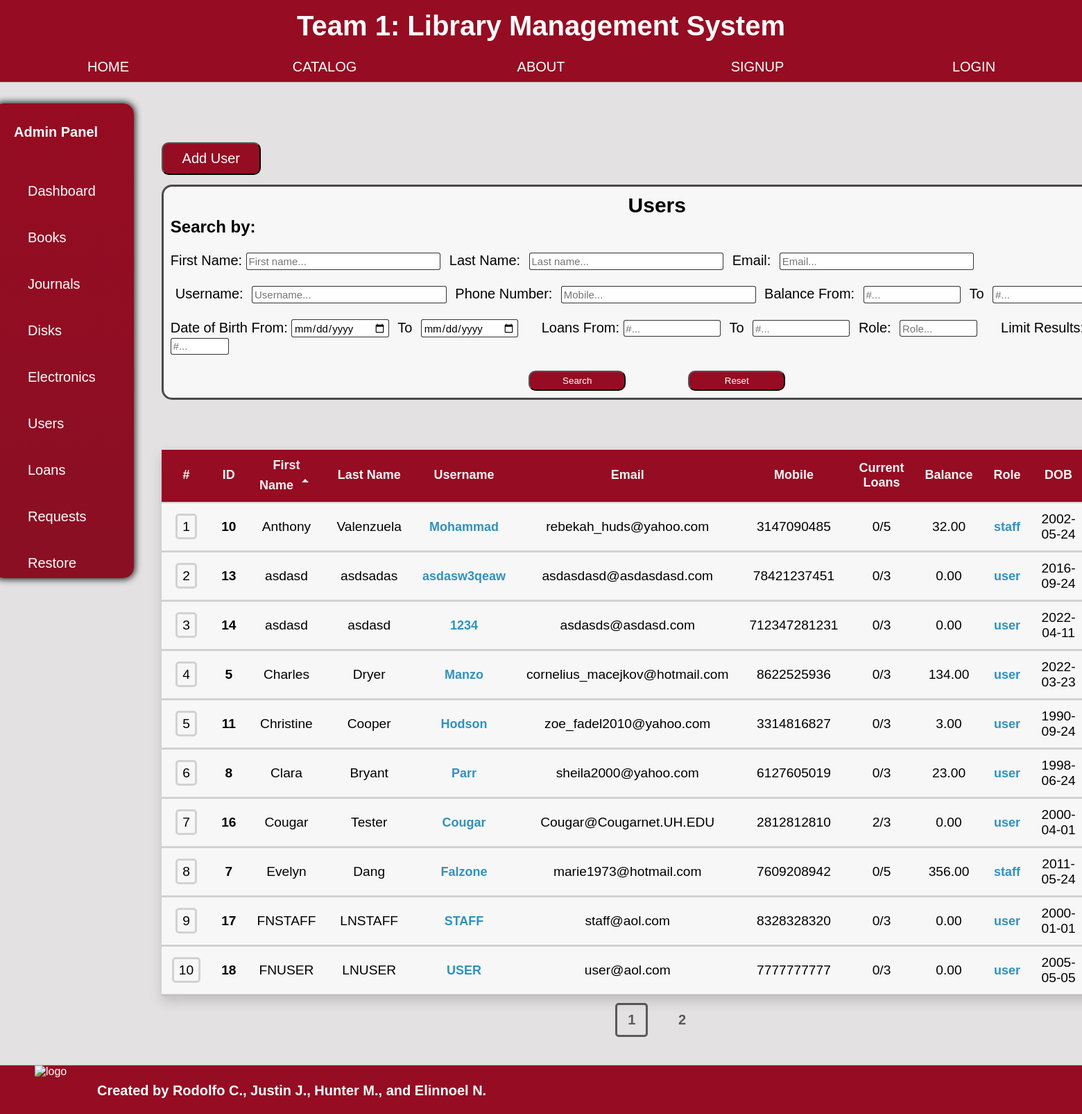
/admin/users.php?sort=Fname, run on an earlier commit of the app's database.
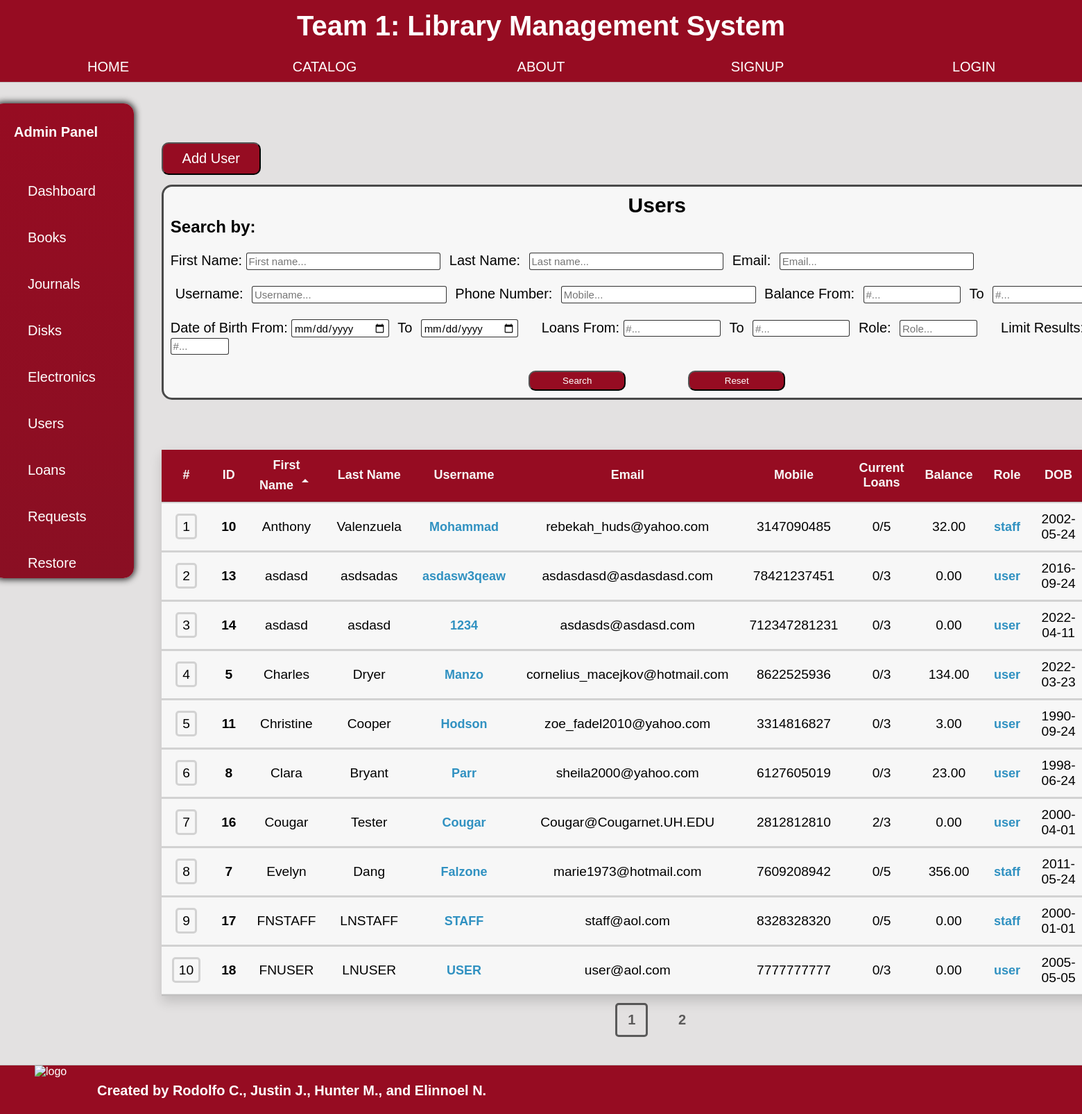
And on a later commit of the database.
### tables this page shows
CREATE TABLE `user` (
  `User_id` int(11) NOT NULL,
  `Fname` varchar(50) DEFAULT NULL,
  `Lname` varchar(50) DEFAULT NULL,
  `Email` varchar(50) NOT NULL,
  `Username` varchar(16) NOT NULL,
  `Password` varchar(255) NOT NULL,
  `Balance` decimal(10,2) UNSIGNED NOT NULL DEFAULT 0.00,
  `DOB` date DEFAULT NULL,
  `Pnumber` varchar(20) DEFAULT NULL,
  `Current_orders` int(11) NOT NULL DEFAULT 0,
  `Created` datetime DEFAULT NULL,
  `User_Status` varchar(6) NOT NULL DEFAULT 'user',
  `Deleted_id` tinyint(4) NOT NULL DEFAULT 0
);

### admin/users.php (the view, shortened to what the rows shown need)
<?php
    include_once 'adminpanel.php';
    $Output = '';
    $Variables = '';
    $SessionVars = array();
    $Limitby = '10';
?>
        <div class="content">
            <head2> <title>Users</title> <link rel="stylesheet" href="../style.css"> <link rel="stylesheet" href="astyle.css"></head2>
            <form class="admin-form">
                <h2 style = "text-align:center;">Users</h2>
                <h4>Search by:</h4><br>
                <?php
                    if(!empty($_GET['sort'])){
                        $sortby = $_GET['sort'];
                        if(strpos($_SESSION["sortorder"], 'ASC') !== false){ $_SESSION["sortorder"] = 'DESC'; $icon = '<i><span class="material-icons-outlined">arrow_drop_down</span></i>'; $sort = 'DESC';}
                        else{ $_SESSION["sortorder"] = 'ASC'; $icon = '<i><span class="material-icons-outlined">arrow_drop_up</span></i>'; $sort = 'ASC';}
                    }
                    elseif(!empty($_GET['page'])){
                        $sortby = $_SESSION["sortbyorder"];
                        $sort = $_SESSION["sortorder"];
                        if($sort == 'ASC'){ $icon = '<i><span class="material-icons-outlined">arrow_drop_up</span></i>';}
                        else{ $icon = '<i><span class="material-icons-outlined">arrow_drop_down</span></i>';}
                    }
                    else{
                        $_SESSION["sortbyorder"] = 'User_id';
                        $sortby = 'User_id';
                        $_SESSION["sortorder"] = 'ASC';
                        $sort = 'ASC';
                        $icon = '<i><span class="material-icons-outlined">arrow_drop_up</span></i>';
                    }
                ?>
                    </input><br><br>
                    </input><br><br>
                </input>  <br><br>
            </form>
                <table class = "content-table">
                    <thread>
                        <tr style = "font-size:18px;">
                            <th style = "width:1%;">#</th>
                            <th onclick="location.href='?sort=User_id';" onmouseover="" style="cursor: pointer;">ID
                            </th>
                            <th onclick="location.href='?sort=Fname';" onmouseover="" style="cursor: pointer;">First Name
                                <?php if($sortby == 'Fname'){echo $icon;}?>
                            </th>
                            <th onclick="location.href='?sort=Lname';" onmouseover="" style="cursor: pointer;">Last Name
                            </th>
                            <th onclick="location.href='?sort=Username';" onmouseover="" style="cursor: pointer;">Username
                            </th>
                            <th onclick="location.href='?sort=Email';" onmouseover="" style="cursor: pointer;">Email
                            </th>
                            <th onclick="location.href='?sort=Pnumber';" onmouseover="" style="cursor: pointer;">Mobile
                            </th>
                            <th onclick="location.href='?sort=Current_orders';" onmouseover="" style="cursor: pointer;">Current Loans
                            </th>
                            <th onclick="location.href='?sort=Balance';" onmouseover="" style="cursor: pointer;">Balance
                            </th>
                            <th onclick="location.href='?sort=User_Status';" onmouseover="" style="cursor: pointer;">Role
                            </th>
                            <th onclick="location.href='?sort=DOB';" onmouseover="" style="cursor: pointer;">DOB
                            </th>
                        </tr>
                    </thread>
                <?php
                    if(!isset($_GET['page'])){$page = 1;}
                    else{$page = $_GET['page'];}
                    $PageResults = $Limitby;
                    $FirstResult = ($page-1)*$PageResults;
                    $num = $FirstResult;
                    $result = "";
                    include '../connect.php';
                    $sql="SELECT *
                            FROM user
                            WHERE Deleted_id=0 $Output
                            ORDER BY $sortby $sort
                            LIMIT $FirstResult, $PageResults";
                    $stmt = mysqli_stmt_init($con);
                    if(!mysqli_stmt_prepare($stmt,$sql)){
                        echo "SQL statement failed";
                    }
                    else{
                        if(!empty($Variables)){
                            mysqli_stmt_bind_param($stmt, $Variables, ...$SessionVars);
                            mysqli_stmt_execute($stmt);
                            $result=mysqli_stmt_get_result($stmt);
                        }
                        else{ $result = mysqli_query($con,$sql); }
                        while($row=mysqli_fetch_assoc($result)){
                            $ID=$row['User_id'];
                            $Fname=$row['Fname'];
                            $Lname=$row['Lname'];
                            $Email=$row['Email'];
                            $Username=$row['Username'];
                            $Mobile=$row['Pnumber'];
                            $Loans=$row['Current_orders'];
                            $Balance=$row['Balance'];
                            $Role=$row['User_Status'];
                            if($Role == 'user'){$MaxLoans = '/3';}
                            else{$MaxLoans = '/5';}
                            $DOB=$row['DOB'];
                            $Created=$row['Created'];
                        $num += 1;
                        echo '
                        <tbody>
                            <tr id = '.$num.'>
                                <td id = "'.$num.'" onclick ="content()">
                                    <s style="padding:5px 7px; border-radius: 5px;">'.$num.'</s>
                                </td>
                                <td id = "'.$num.'" onclick ="content()">
                                    <b>'.$ID.'</b><br>
                                </td>
                                <td id = "'.$num.'" onclick ="content()">'.$Fname.'</td>
                                <td id = "'.$num.'" onclick ="content()">'.$Lname.'</td>
                                <td id = "'.$num.'" onclick ="content()">
                                    <b style = "color: #3091C1; font-size: 18px;">'.$Username.'</b><br>
                                </td>
                                <td id = "'.$num.'" onclick ="content()">'.$Email.'</td>
                                <td id = "'.$num.'" onclick ="content()">'.$Mobile.'</td>
                                <td id = "'.$num.'" onclick ="content()">'.$Loans.''.$MaxLoans.'</td>
                                <td id = "'.$num.'" onclick ="content()">'.$Balance.'</td>
                                <td id = "'.$num.'" onclick ="content()">
                                    <b style = "color: #3091C1; font-size: 18px;">'.$Role.'</b><br>
                                </td>
                                <td id = "'.$num.'" onclick ="content()">'.$DOB.'</td>
                                <td id = "'.$num.'" onclick ="content()">
                                    <button class = modal-button-open data-modal-target="#modal'.$num.'" style = "color: #38B023; font-size: 18px;">Change</button><br>
                                </td>
                            </tr>
                            <div class="modal" id="modal'.$num.'">
                                    <div class="title">'.$Username.'</div>
                                                    <b>ID:</b> '.$ID.'
                                                    <b>Name:</b> '.$Fname.' '.$Lname.'
                                                    <b>Username:</b> '.$Username.'
                                                    <b>Email:</b> '.$Email.'
                                                    <b>Date of Birth:</b> '.$DOB.'
                                                    <b>Phone:</b> '.$Mobile.'
                                                    <b>Balance:</b> $'.$Balance.'
                                                    <b>Current Loans:</b> '.$Loans.''.$MaxLoans.'
                                                    <b>Role:</b> '.$Role.'
                                                    <b>Date Created:</b> '.$Created.'
                                                    <button type="button" class = "button-reserve" style="font-size: 25px;" onclick="location.href=\'user/update?userid='.$ID.'\'">Update User</button>
                                                    <button type="button" class = "button-delete" style="font-size: 25px;" onclick="location.href=\'user/delete?deleteid='.$ID.'\'">Delete User</button>
                                </div>
                            </div>
                        </tbody>';
                        }
                    }
                ?>
<?php include_once '../footer.php'; ?>

What changed in the data, as far as the page shows it:
changed user "FNSTAFF": User_Status "/3" → "/5"; User_Status "user" → "staff"
